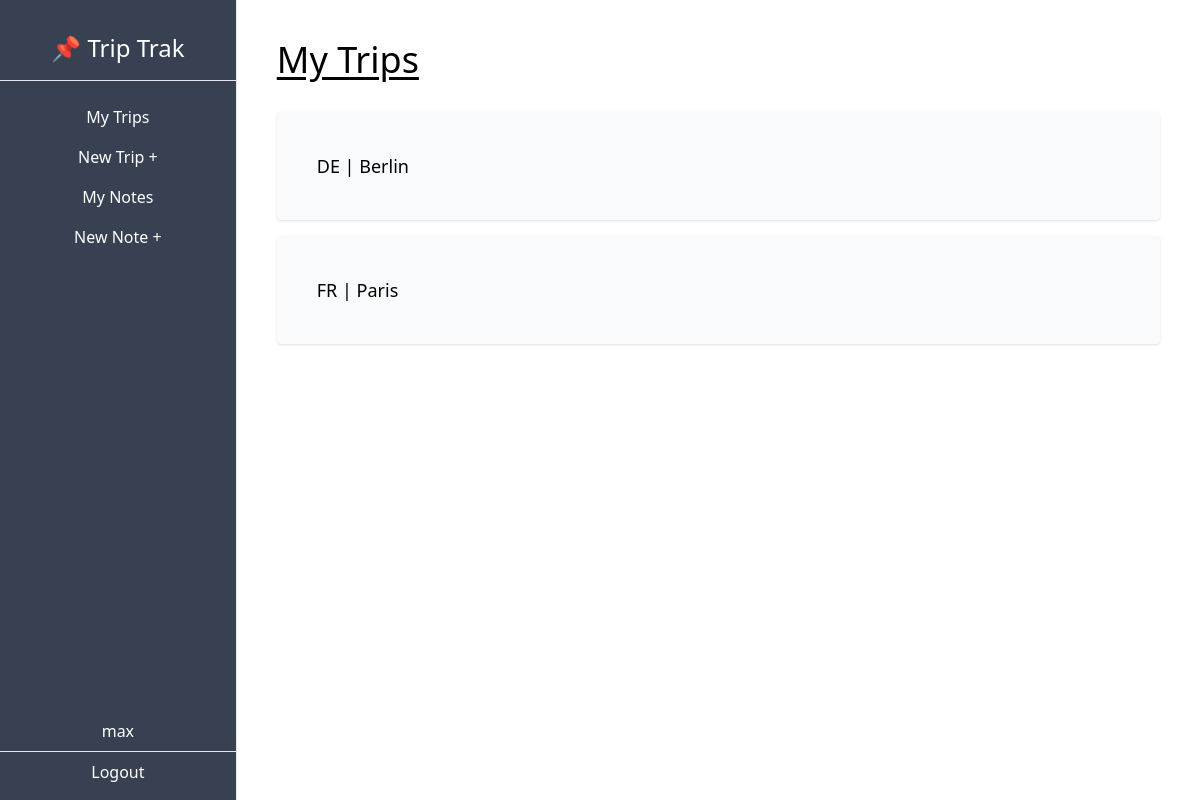
Page /dashboard/ (signed in) on the earlier database version.
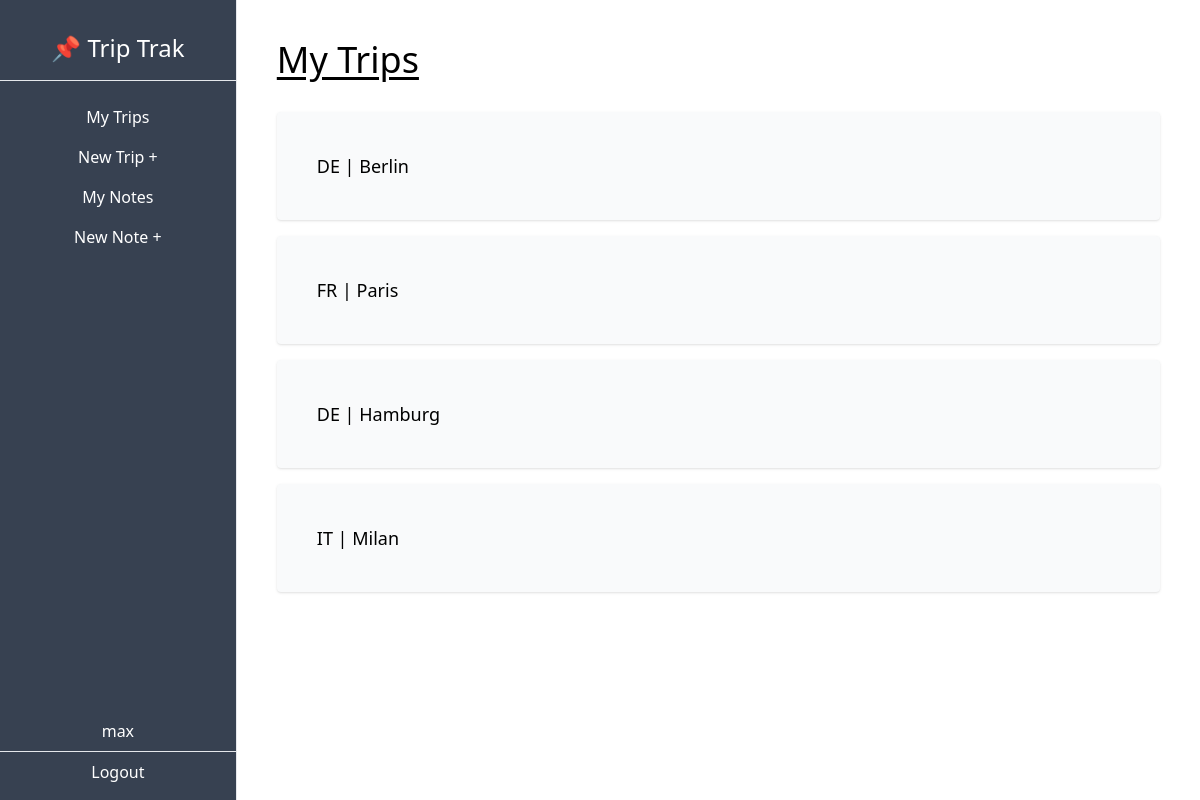
Same page on the later database version.
### trips/models.py (models this page shows, shortened)
class Trip(models.Model):
    city = models.CharField(max_length=15)
    country = models.CharField(max_length=2)  # 2CHAR code
    owner = models.ForeignKey(User, on_delete=models.CASCADE, related_name='trips')

### trips/views.py (the view)
# urls.py: path('dashboard/', views.trips_list, name='trip-list'),
def trips_list(request):
    trips = Trip.objects.filter(owner=request.user)
    ctx = {'trips': trips}
    return render(request, 'trips/trips_list.html', context=ctx)

### trips/templates/trips/trips_list.html
{% extends 'trips/_base.html' %}
{% block content %}
<h1 class="text-4xl underline underline-offset-4 mb-8">My Trips</h1>
{% for trip in trips %}
    <a href="{% url 'trip-detail' trip.pk %}">
        <div class="bg-gray-50 p-10 rounded shadow my-4 hover:shadow-lg hover:cursor-pointer">
            <p class="text-lg">
                {{trip.country}} | {{trip.city}}
            </p>
        </div>
    </a>
{% endfor %}
{% endblock content %}

Differences in the rows shown:
added Trip: country "DE", city "Hamburg"
added Trip: country "IT", city "Milan"
